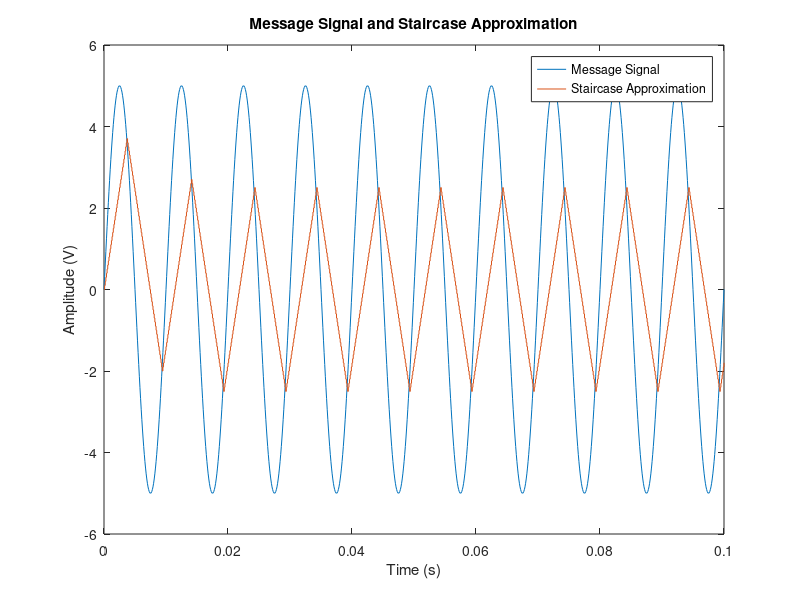
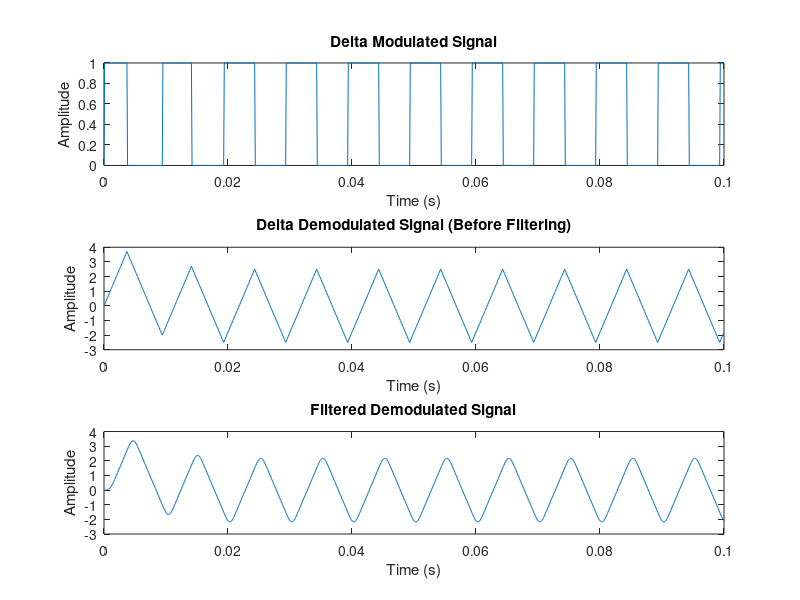

The MATLAB source for these figures, in order:
clc;
clear all;
close all;

% Parameters
fs = 10000;         % Sampling frequency
fm = 100;          % Message signal frequency
t = 0:1/fs:1000/fs;     % Time vector (0.1 seconds duration)
Am = 5;             % Amplitude of the message signal
del = 0.1;          % Step size for delta modulation

% Generate message signal
x = Am * sin(2*pi*fm*t);  % Message signal with peak voltage of 5V

% Plot the message signal
figure;
plot(t, x);
hold on;
title('Message Signal');
xlabel('Time (s)');
ylabel('Amplitude (V)');

% Initialize variables for delta modulation
y = 0;              % Output DM signal (0 or 1)
strc = 0;           % Staircase approximation (integrator output)

% Delta Modulation
for i = 1:length(x)-1
    if strc(i) <= x(i)
        d = 1;
        strc(i+1) = strc(i) + del;
    else
        d = 0;
        strc(i+1) = strc(i) - del;
    end
    y = [y d];
end

% Plot the staircase approximation
stairs(t, strc);
title('Message Signal and Staircase Approximation');
legend('Message Signal', 'Staircase Approximation');
hold off;

% Mean Squared Error calculation
MSE = sum((x - strc).^2) / length(x);
disp(['Mean Squared Error (MSE): ', num2str(MSE)]);

% Plot delta modulated signal
figure;
subplot(3,1,1);
plot(t, y(1:length(t)));  % Ensure y and t are the same length
title('Delta Modulated Signal');
xlabel('Time (s)');
ylabel('Amplitude');

% Delta Demodulation
y_demod = 0;       % Initialize demodulated signal
strc_demod = 0;    % Initialize staircase approximation for demodulation

for i = 2:length(y)
    if y(i) == 1
        strc_demod = strc_demod + del;
    else
        strc_demod = strc_demod - del;
    end
    y_demod = [y_demod strc_demod];
end

% Plot delta demodulated signal (before filtering)
subplot(3,1,2);
plot(t, y_demod(1:length(t)));  % Ensure y_demod and t are the same length
title('Delta Demodulated Signal (Before Filtering)');
xlabel('Time (s)');
ylabel('Amplitude');

% Apply Lowpass filter
filter_order = 20;
lowpass_filter = fir1(filter_order, fm/(fs/2), 'low');
filtered_demod_signal = filter(lowpass_filter, 1, y_demod);

% Plot the filtered demodulated signal
subplot(3,1,3);
plot(t, filtered_demod_signal(1:length(t)));  % Ensure filtered_demod_signal and t are the same length
title('Filtered Demodulated Signal');
xlabel('Time (s)');
ylabel('Amplitude');
